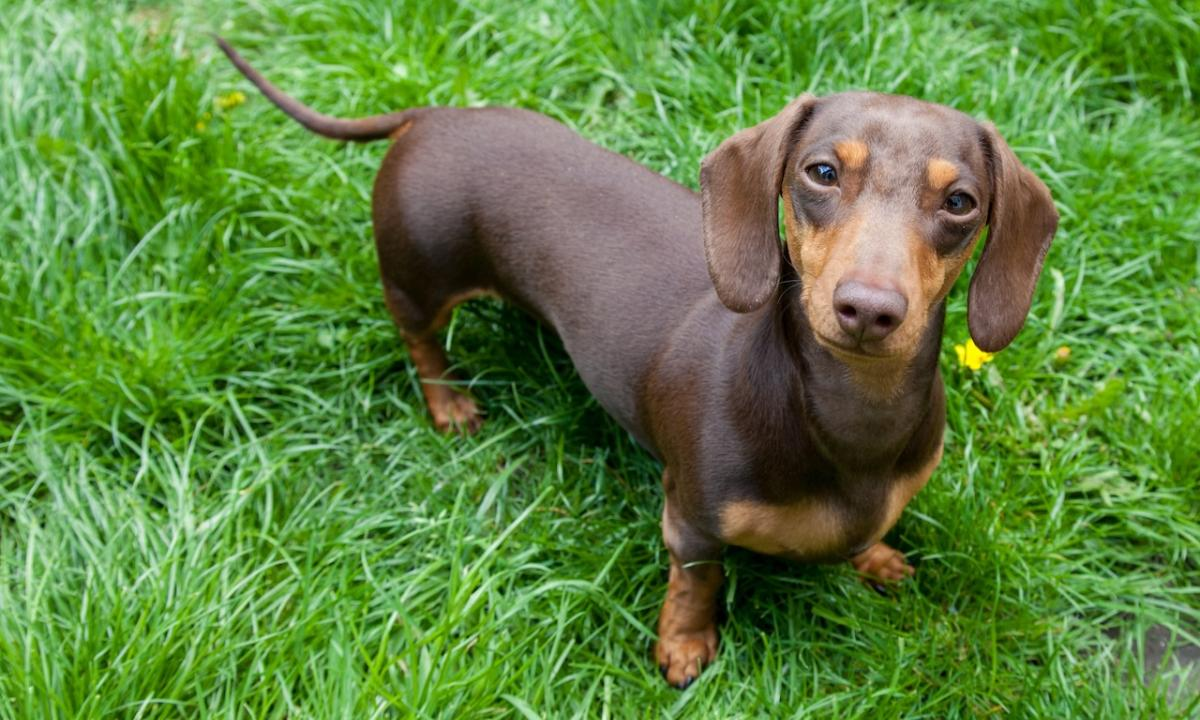
#> input picture Perro_salchicha.jpg, 1200 x 720 px
$ python 'Practica 6 prueba.py'
#> lines starting #> are read from the running program, lines starting #| are printed output that depends on the picture; long printed decimals are rounded
import cv2

orig = cv2.imread("Perro_salchicha.jpg")
#> orig is the input picture: shape (720, 1200, 3); mean B, G, R 62.9, 132.3, 93.7
image = orig.copy()
template = cv2.imread("Muestra.jpg")
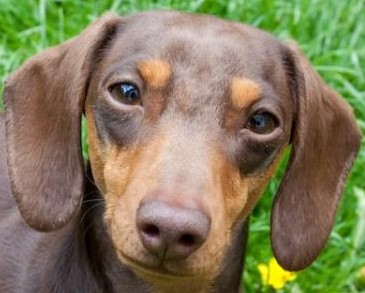
#> input picture Muestra.jpg, 365 x 293 px
#> template is the input picture: shape (293, 365, 3); mean B, G, R 91, 123.4, 130.8
image_gray = cv2.cvtColor(image, cv2.COLOR_BGR2GRAY)
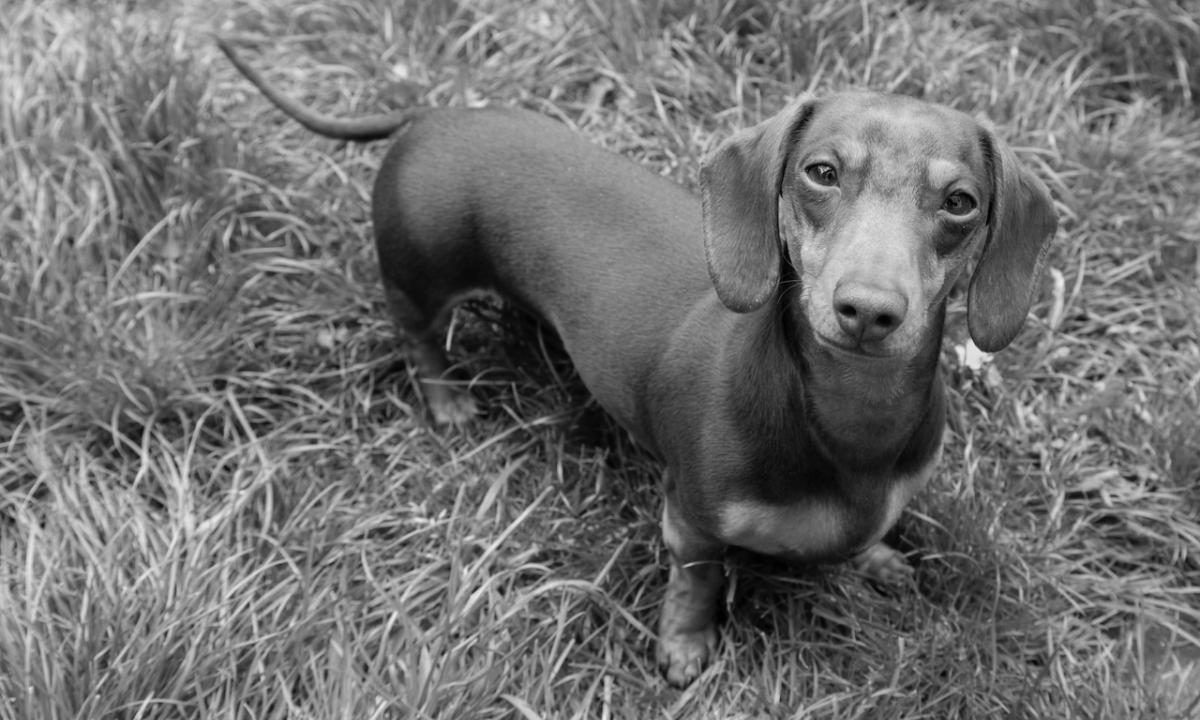
#> image_gray: shape (720, 1200); min 0, max 237, mean 112.9
template_gray = cv2.cvtColor(template, cv2.COLOR_BGR2GRAY)
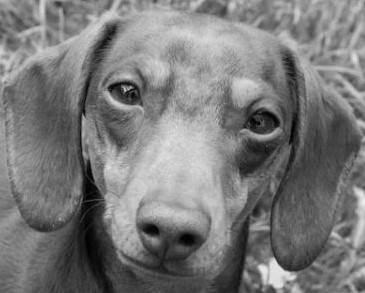
#> template_gray: shape (293, 365); min 0, max 235, mean 121.9
methods = [cv2.TM_SQDIFF, cv2.TM_SQDIFF_NORMED, cv2.TM_CCORR,
            cv2.TM_CCORR_NORMED, cv2.TM_CCOEFF, cv2.TM_CCOEFF_NORMED]

for method in methods:
    res = cv2.matchTemplate(image_gray, template_gray, method=method)
    min_val, max_val, min_loc, max_loc = cv2.minMaxLoc(res)
    print(min_val, max_val, min_loc, max_loc)

    if method == cv2.TM_SQDIFF or method == cv2.TM_SQDIFF_NORMED:
        x1, y1 = min_loc
        x2, y2 = min_loc[0] + template.shape[1], min_loc[1] + template.shape[0]
    else:
        x1, y1 = max_loc

        x2, y2 = max_loc[0] + template.shape[1], max_loc[1] + template.shape[0]

    cv2.rectangle(image, (x1, y1), (x2, y2), (0, 255, 0), 3)
    cv2.imshow("Image", image)
    cv2.imshow("Template", template)
    image = orig.copy()
    cv2.waitKey(0)
#> this loop made 6 passes
#> (min_val, max_val, min_loc, max_loc) on passes 1 to 6: (366720, 859164096, (697, 81), (589, 408)), (0.000201, 0.849, (697, 81), (581, 378)), (758971584, 1.83e+09, (580, 376), (697, 81)), (0.745, 1, (593, 425), (697, 81)), (-79366504, 236274240, (599, 427), (697, 81)), (-0.416, 0.999, (601, 420), (697, 81))
#| 366720.0 859164096.0 (697, 81) (589, 408)
#| 0.0002008 0.849 (697, 81) (581, 378)
#| 758971584.0 1826011136.0 (580, 376) (697, 81)
#| 0.7451 0.9999 (593, 425) (697, 81)
#| -79366504.0 236274240.0 (599, 427) (697, 81)
#| -0.4157 0.9992 (601, 420) (697, 81)
#> pass 1, `res = cv2.matchTemplate(image_gray, template_gray, method=method)`:
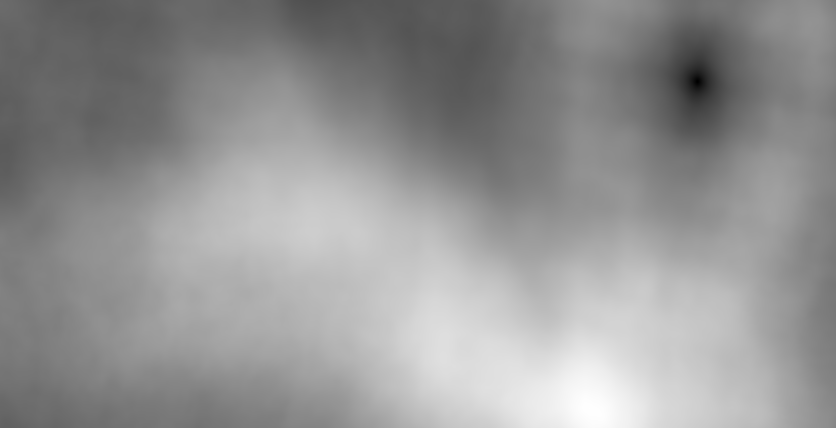
#> res: shape (428, 836) float32; min 366720, max 859164096, mean 498703456; drawn with min black and max white
#> pass 2, `res = cv2.matchTemplate(image_gray, template_gray, method=method)`:
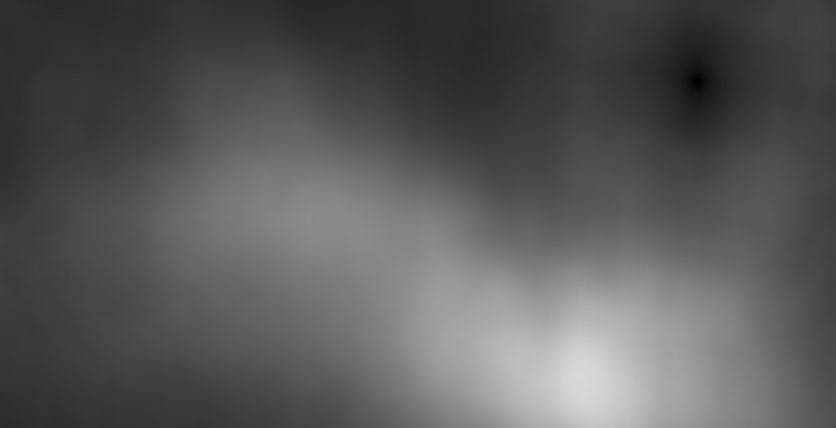
#> res: shape (428, 836) float32; min 0.000201, max 0.849, mean 0.352
#> pass 3, `res = cv2.matchTemplate(image_gray, template_gray, method=method)`:
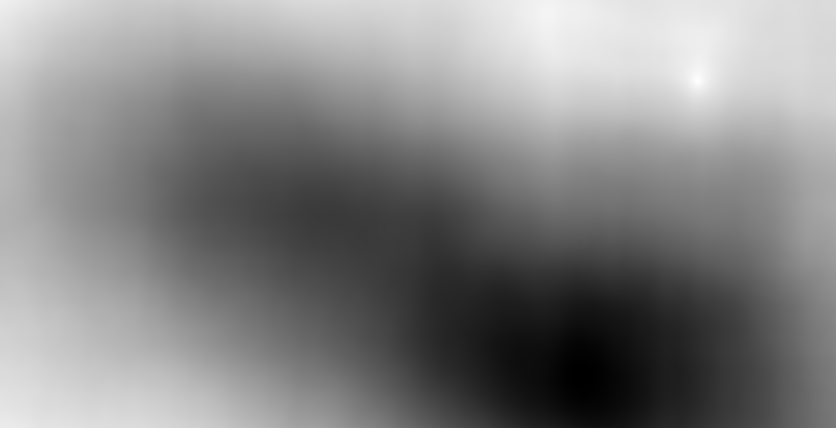
#> res: shape (428, 836) float32; min 758971584, max 1.83e+09, mean 1.31e+09; drawn with min black and max white
#> after the loop:
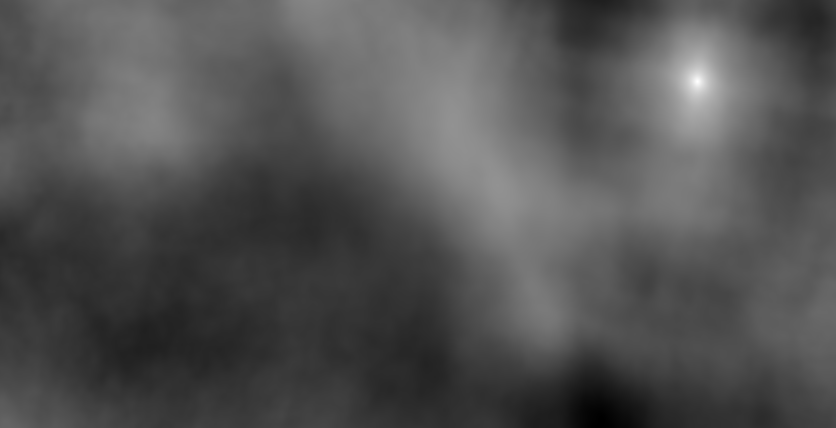
#> res: shape (428, 836) float32; min -0.416, max 0.999, mean 0.0433; drawn with min black and max white
cv2.destroyAllWindows()
